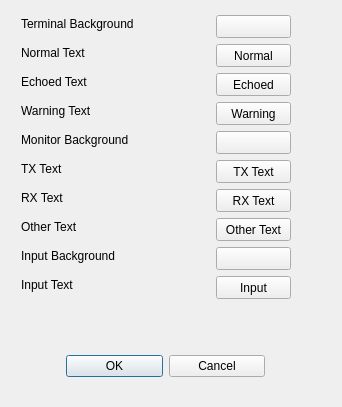
<?xml version="1.0" encoding="UTF-8"?>
<ui version="4.0">
 <class>ColourDialog</class>
 <widget class="QDialog" name="ColourDialog">
  <property name="geometry">
   <rect>
    <x>0</x>
    <y>0</y>
    <width>342</width>
    <height>407</height>
   </rect>
  </property>
  <property name="windowTitle">
   <string>Colour Selection</string>
  </property>
  <widget class="QWidget" name="layoutWidget">
   <property name="geometry">
    <rect>
     <x>66</x>
     <y>350</y>
     <width>199</width>
     <height>33</height>
    </rect>
   </property>
   <layout class="QHBoxLayout">
    <property name="spacing">
     <number>6</number>
    </property>
    <property name="leftMargin">
     <number>0</number>
    </property>
    <property name="topMargin">
     <number>0</number>
    </property>
    <property name="rightMargin">
     <number>0</number>
    </property>
    <property name="bottomMargin">
     <number>0</number>
    </property>
    <item>
     <widget class="QPushButton" name="okButton">
      <property name="text">
       <string>OK</string>
      </property>
     </widget>
    </item>
    <item>
     <widget class="QPushButton" name="cancelButton">
      <property name="text">
       <string>Cancel</string>
      </property>
     </widget>
    </item>
   </layout>
  </widget>
  <widget class="QPushButton" name="TermBG">
   <property name="geometry">
    <rect>
     <x>216</x>
     <y>15</y>
     <width>75</width>
     <height>23</height>
    </rect>
   </property>
   <property name="minimumSize">
    <size>
     <width>75</width>
     <height>0</height>
    </size>
   </property>
   <property name="maximumSize">
    <size>
     <width>75</width>
     <height>16777215</height>
    </size>
   </property>
   <property name="text">
    <string/>
   </property>
  </widget>
  <widget class="QPushButton" name="InputBG">
   <property name="geometry">
    <rect>
     <x>216</x>
     <y>247</y>
     <width>75</width>
     <height>23</height>
    </rect>
   </property>
   <property name="minimumSize">
    <size>
     <width>75</width>
     <height>0</height>
    </size>
   </property>
   <property name="maximumSize">
    <size>
     <width>75</width>
     <height>16777215</height>
    </size>
   </property>
   <property name="text">
    <string/>
   </property>
  </widget>
  <widget class="QPushButton" name="InputColour">
   <property name="geometry">
    <rect>
     <x>216</x>
     <y>276</y>
     <width>75</width>
     <height>23</height>
    </rect>
   </property>
   <property name="minimumSize">
    <size>
     <width>75</width>
     <height>0</height>
    </size>
   </property>
   <property name="maximumSize">
    <size>
     <width>75</width>
     <height>16777215</height>
    </size>
   </property>
   <property name="text">
    <string>Input</string>
   </property>
  </widget>
  <widget class="QPushButton" name="TermNormal">
   <property name="geometry">
    <rect>
     <x>216</x>
     <y>44</y>
     <width>75</width>
     <height>23</height>
    </rect>
   </property>
   <property name="minimumSize">
    <size>
     <width>75</width>
     <height>0</height>
    </size>
   </property>
   <property name="maximumSize">
    <size>
     <width>75</width>
     <height>16777215</height>
    </size>
   </property>
   <property name="text">
    <string>Normal</string>
   </property>
  </widget>
  <widget class="QPushButton" name="Echoed">
   <property name="geometry">
    <rect>
     <x>216</x>
     <y>73</y>
     <width>75</width>
     <height>23</height>
    </rect>
   </property>
   <property name="minimumSize">
    <size>
     <width>75</width>
     <height>0</height>
    </size>
   </property>
   <property name="maximumSize">
    <size>
     <width>75</width>
     <height>16777215</height>
    </size>
   </property>
   <property name="text">
    <string>Echoed</string>
   </property>
  </widget>
  <widget class="QPushButton" name="Warning">
   <property name="geometry">
    <rect>
     <x>216</x>
     <y>102</y>
     <width>75</width>
     <height>23</height>
    </rect>
   </property>
   <property name="minimumSize">
    <size>
     <width>75</width>
     <height>0</height>
    </size>
   </property>
   <property name="maximumSize">
    <size>
     <width>75</width>
     <height>16777215</height>
    </size>
   </property>
   <property name="text">
    <string>Warning</string>
   </property>
  </widget>
  <widget class="QLabel" name="label">
   <property name="geometry">
    <rect>
     <x>21</x>
     <y>16</y>
     <width>187</width>
     <height>16</height>
    </rect>
   </property>
   <property name="text">
    <string>Terminal Background    </string>
   </property>
  </widget>
  <widget class="QLabel" name="label_2">
   <property name="geometry">
    <rect>
     <x>21</x>
     <y>45</y>
     <width>185</width>
     <height>16</height>
    </rect>
   </property>
   <property name="text">
    <string>Normal Text</string>
   </property>
  </widget>
  <widget class="QLabel" name="label_3">
   <property name="geometry">
    <rect>
     <x>21</x>
     <y>74</y>
     <width>191</width>
     <height>16</height>
    </rect>
   </property>
   <property name="text">
    <string>Echoed Text</string>
   </property>
  </widget>
  <widget class="QLabel" name="label_4">
   <property name="geometry">
    <rect>
     <x>21</x>
     <y>103</y>
     <width>185</width>
     <height>16</height>
    </rect>
   </property>
   <property name="text">
    <string>Warning Text</string>
   </property>
  </widget>
  <widget class="QLabel" name="label_9">
   <property name="geometry">
    <rect>
     <x>21</x>
     <y>248</y>
     <width>189</width>
     <height>16</height>
    </rect>
   </property>
   <property name="text">
    <string>Input Background    </string>
   </property>
  </widget>
  <widget class="QLabel" name="label_10">
   <property name="geometry">
    <rect>
     <x>21</x>
     <y>277</y>
     <width>183</width>
     <height>16</height>
    </rect>
   </property>
   <property name="text">
    <string>Input Text</string>
   </property>
  </widget>
  <widget class="QPushButton" name="MonRX">
   <property name="geometry">
    <rect>
     <x>216</x>
     <y>189</y>
     <width>75</width>
     <height>23</height>
    </rect>
   </property>
   <property name="minimumSize">
    <size>
     <width>75</width>
     <height>0</height>
    </size>
   </property>
   <property name="maximumSize">
    <size>
     <width>75</width>
     <height>16777215</height>
    </size>
   </property>
   <property name="text">
    <string>RX Text</string>
   </property>
  </widget>
  <widget class="QPushButton" name="MonitorBG">
   <property name="geometry">
    <rect>
     <x>216</x>
     <y>131</y>
     <width>75</width>
     <height>23</height>
    </rect>
   </property>
   <property name="minimumSize">
    <size>
     <width>75</width>
     <height>0</height>
    </size>
   </property>
   <property name="maximumSize">
    <size>
     <width>75</width>
     <height>16777215</height>
    </size>
   </property>
   <property name="text">
    <string/>
   </property>
  </widget>
  <widget class="QPushButton" name="MonOther">
   <property name="geometry">
    <rect>
     <x>216</x>
     <y>218</y>
     <width>75</width>
     <height>23</height>
    </rect>
   </property>
   <property name="minimumSize">
    <size>
     <width>75</width>
     <height>0</height>
    </size>
   </property>
   <property name="maximumSize">
    <size>
     <width>75</width>
     <height>16777215</height>
    </size>
   </property>
   <property name="text">
    <string>Other Text</string>
   </property>
  </widget>
  <widget class="QPushButton" name="MonTX">
   <property name="geometry">
    <rect>
     <x>216</x>
     <y>160</y>
     <width>75</width>
     <height>23</height>
    </rect>
   </property>
   <property name="minimumSize">
    <size>
     <width>75</width>
     <height>0</height>
    </size>
   </property>
   <property name="maximumSize">
    <size>
     <width>75</width>
     <height>16777215</height>
    </size>
   </property>
   <property name="text">
    <string>TX Text</string>
   </property>
  </widget>
  <widget class="QLabel" name="label_5">
   <property name="geometry">
    <rect>
     <x>21</x>
     <y>132</y>
     <width>187</width>
     <height>16</height>
    </rect>
   </property>
   <property name="text">
    <string>Monitor Background    </string>
   </property>
  </widget>
  <widget class="QLabel" name="label_6">
   <property name="geometry">
    <rect>
     <x>21</x>
     <y>161</y>
     <width>183</width>
     <height>16</height>
    </rect>
   </property>
   <property name="text">
    <string>TX Text</string>
   </property>
  </widget>
  <widget class="QLabel" name="label_7">
   <property name="geometry">
    <rect>
     <x>21</x>
     <y>190</y>
     <width>187</width>
     <height>16</height>
    </rect>
   </property>
   <property name="text">
    <string>RX Text</string>
   </property>
  </widget>
  <widget class="QLabel" name="label_8">
   <property name="geometry">
    <rect>
     <x>21</x>
     <y>219</y>
     <width>189</width>
     <height>16</height>
    </rect>
   </property>
   <property name="text">
    <string>Other Text</string>
   </property>
  </widget>
 </widget>
 <resources/>
 <connections/>
</ui>
